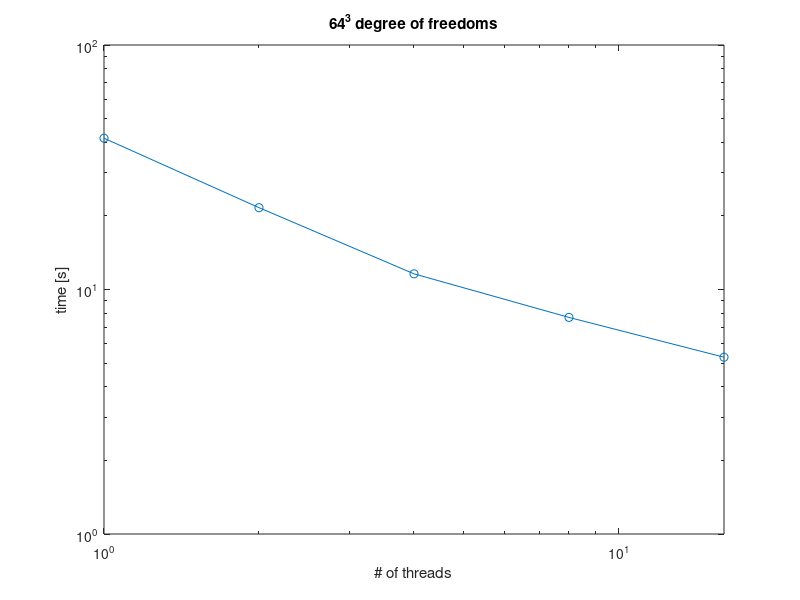

This figure's MATLAB source:
clear all
close all


T = [5.2855 7.68844 11.5905 21.6132 41.5713];
P = [16 8 4 2 1];

loglog(P,T,'-o');
xlabel('# of threads');
ylabel('time [s]');
title('64^3 degree of freedoms')
xlim([1 16]);

(log(T(1))-log(T(5))) / (log(P(1))-log(P(5)))

T(5)/T(1)